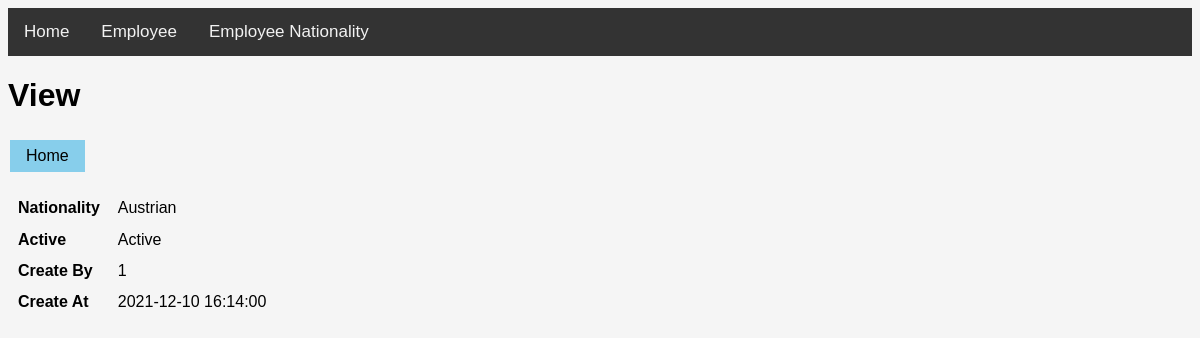
Screenshot of /employee_nationality_view.php?id=42 with the database file from the repository.
### tables this page shows
CREATE TABLE `employee_nationality` (
  `id` int(11) NOT NULL,
  `nationality` varchar(50) NOT NULL,
  `active` tinyint(1) NOT NULL DEFAULT 1,
  `create_by` int(11) DEFAULT NULL,
  `create_at` datetime DEFAULT NULL
);

### employee_nationality_view.php (the view, shortened to what this page needs)
<?php include "header.php"; ?>
<h1>View</h1>
<a href="employee_nationality.php" class="btn btnHome">Home</a>
<?php
if( $_GET['id'] > 0 &&  is_numeric($_GET['id']) ) {
    $id = $_GET['id'];
    $sql = "SELECT * FROM employee_nationality  WHERE id=$id;";
    $result = $conn->query($sql);
    $row = $result->fetch_assoc();
    ?>
    <?php if ( $result->num_rows > 0 ):?>
    <table class="tblLeft">
        <tr>
            <th>Nationality</th>
            <td><?php echo $row['nationality']; ?></td>
        </tr>
        <tr>
            <th>Active</th>
            <td><?php echo $row['active'] == '1' ? 'Active' : 'Inactive'; ?></td>
        </tr>
        <tr>
            <th>Create By</th>
            <td><?php echo $row['create_by']; ?></td>
        </tr>
        <tr>
            <th>Create At</th>
            <td><?php echo $row['create_at']; ?></td>
        </tr>
    </table>
    <?php
    else:
        header("location: employee_nationality.php?msg=No result found");
    endif;
} else {
    header("location: employee_nationality.php?msg=Invalid data");
    exit;
}
?>

### mycss.css (style rules this page uses)
body { margin: 0; font-family: Arial, Helvetica, sans-serif; background-color: whitesmoke; }
.mainnav { overflow: hidden; background-color: #333; }
.mainnav a { float: left; color: #f2f2f2; text-align: center; padding: 14px 16px; text-decoration: none; font-size: 17px; }
ul { list-style-type: none; margin: 0; padding: 0; }
table { margin-top: 1rem;; }
th , td { padding-top: 0.35rem; padding-bottom: 0.35rem; }
th { padding-left: 0.5rem; padding-right: 0.5rem; }
td { padding-left: 0.5rem; padding-right: 0.5rem; }
.tblLeft * { text-align: left; }
.btn { border: none; padding: 7px 16px; text-align: center; text-decoration: none; display: inline-block; margin: 4px 2px; cursor: pointer; font-family:'Gill Sans', 'Gill Sans MT', Calibri, 'Trebuchet MS', sans-serif; }
.btnHome { color: black; background-color:skyblue; }

### rows the page displays
employee_nationality: nationality "Austrian", create_by "1", create_at "2021-12-10 16:14:00"
